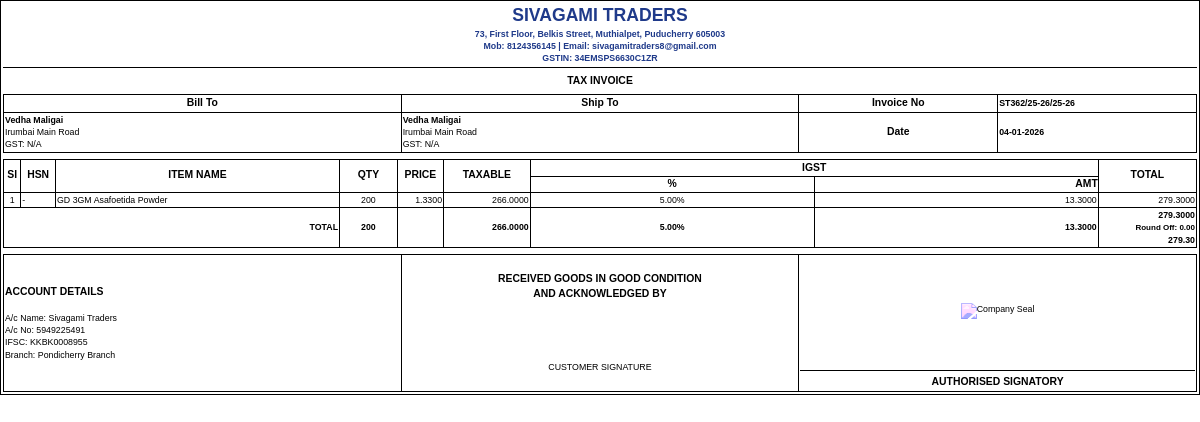
The page /billing/print/1 on the database its author committed.
### tables this page shows
CREATE TABLE seller_info (
            id INTEGER PRIMARY KEY AUTOINCREMENT,
            seller_name TEXT NOT NULL,
            address TEXT,
            email TEXT,
            mobile TEXT,
            gst_number TEXT,
            account_name TEXT,
            account_number TEXT,
            ifsc_code TEXT,
            account_type TEXT,
            branch TEXT,
            created_at TIMESTAMP DEFAULT CURRENT_TIMESTAMP,
            updated_at TIMESTAMP DEFAULT CURRENT_TIMESTAMP
        , state TEXT);

CREATE TABLE billing (
                    id INTEGER PRIMARY KEY AUTOINCREMENT,
                    bill_id TEXT UNIQUE NOT NULL,
                    customer_id INTEGER NOT NULL,
                    bill_date DATE NOT NULL,
                    subtotal REAL DEFAULT 0.0,
                    gst_amount REAL DEFAULT 0.0,
                    total_amount REAL NOT NULL DEFAULT 0.0,
                    payment_status TEXT DEFAULT 'Pending',
                    notes TEXT,
                    created_at TIMESTAMP DEFAULT CURRENT_TIMESTAMP, round_off REAL DEFAULT 0.0,
                    FOREIGN KEY (customer_id) REFERENCES customers (id)
                );

CREATE TABLE customers (
                    id INTEGER PRIMARY KEY AUTOINCREMENT,
                    customer_id TEXT UNIQUE NOT NULL,
                    vendor_code TEXT UNIQUE,
                    name TEXT NOT NULL,
                    email TEXT,
                    mobile TEXT,
                    address TEXT,
                    state TEXT,
                    gst_number TEXT,
                    created_at TIMESTAMP DEFAULT CURRENT_TIMESTAMP
                );

CREATE TABLE billing_items (
                    id INTEGER PRIMARY KEY AUTOINCREMENT,
                    bill_id INTEGER NOT NULL,
                    product_id INTEGER NOT NULL,
                    product_name TEXT NOT NULL,
                    quantity INTEGER NOT NULL DEFAULT 1,
                    unit_price REAL NOT NULL DEFAULT 0.0,
                    gst_percentage REAL NOT NULL DEFAULT 0.0,
                    gst_amount REAL NOT NULL DEFAULT 0.0,
                    cgst REAL NOT NULL DEFAULT 0.0,
                    sgst REAL NOT NULL DEFAULT 0.0,
                    igst REAL NOT NULL DEFAULT 0.0,
                    total REAL NOT NULL DEFAULT 0.0, hsn_code TEXT,
                    FOREIGN KEY (bill_id) REFERENCES billing (id) ON DELETE CASCADE,
                    FOREIGN KEY (product_id) REFERENCES inventory (id)
                );

### routes/billing.py (the view)
@billing_bp.route('/print/<int:id>')
def print_bill(id):
    conn = get_db_connection()
    bill = conn.execute('''
        SELECT b.*, c.name as customer_name, c.email, c.mobile, c.address, c.gst_number
        FROM billing b
        JOIN customers c ON b.customer_id = c.id
        WHERE b.id = ?
    ''', (id,)).fetchone()
    if not bill:
        flash('Bill not found!', 'error')
        conn.close()
        return redirect(url_for('billing.index'))
    bill_dict = dict(bill)
    if bill_dict['bill_date']:
        date_obj = datetime.strptime(bill_dict['bill_date'], '%Y-%m-%d')
        bill_dict['bill_date'] = date_obj.strftime('%d-%m-%Y')
    items = conn.execute('''
        SELECT bi.*, i.product_id as inventory_product_id
        FROM billing_items bi
        LEFT JOIN inventory i ON bi.product_id = i.id
        WHERE bi.bill_id = ?
        ORDER BY bi.id
    ''', (bill_dict['bill_id'],)).fetchall()
    seller = conn.execute('SELECT * FROM seller_info ORDER BY id DESC LIMIT 1').fetchone()
    conn.close()
    return render_template('billing/print.html', bill=bill_dict, items=items, seller=seller)

### database.py (called while the page is built)
def get_db_connection():
    conn = sqlite3.connect(DATABASE)
    conn.row_factory = sqlite3.Row
    return conn

### templates/billing/print.html (shortened to what this page needs)
<!DOCTYPE html>
<html lang="en">
<head>
</head>
<body>
<div class="invoice">
<div class="header">
    <h1>{{ seller['seller_name'] }}</h1>
    <p>{{ seller['address'] }}</p>
    <p>Mob: {{ seller['mobile'] }} | Email: {{ seller['email'] }}</p>
    <p>GSTIN: {{ seller['gst_number'] }}</p>
</div>
<div class="section text-center"><strong>TAX INVOICE</strong></div>
<table class="section">
<tr>
    <th colspan="2">Bill To</th>
    <th colspan="2">Ship To</th>
    <th>Invoice No</th>
    <td><strong>{{ bill['bill_id'] }}/25-26</strong></td>
</tr>
<tr>
    <td colspan="2">
        <strong>{{ bill['customer_name'] }}</strong><br>
        {{ bill['address'] }}<br>
        GST: {{ bill['gst_number'] or 'N/A' }}
    </td>
    <td colspan="2">
        <strong>{{ bill['customer_name'] }}</strong><br>
        {{ bill['address'] }}<br>
        GST: {{ bill['gst_number'] or 'N/A' }}
    </td>
    <th>Date</th>
    <td><strong>{{ bill['bill_date'] }}</strong></td>
</tr>
</table>
{% set has_igst = items|selectattr('igst','greaterthan',0)|list|length > 0 %}
{% set gst_rate = items[0]['gst_percentage'] if items|length > 0 else 0 %}
{% set ns = namespace(total_qty=0,total_taxable=0,total_cgst=0,total_sgst=0,total_igst=0,total_amount=0) %}
<table class="section">
<thead>
<tr>
    <th rowspan="2" class="col-sl">Sl</th>
    <th rowspan="2" class="col-hsn">HSN</th>
    <th rowspan="2" class="col-item">ITEM NAME</th>
    <th rowspan="2" class="col-qty">QTY</th>
    <th rowspan="2" class="col-price">PRICE</th>
    <th rowspan="2" class="col-taxable">TAXABLE</th>
    {% if has_igst %}<th colspan="2">IGST</th>{% endif %}
    <th rowspan="2" class="col-total">TOTAL</th>
</tr>
<tr>
{% if has_igst %}
    <th class="col-gst-pct">%</th><th class="col-gst-amt">AMT</th>
{% endif %}
</tr>
</thead>
<tbody>
{% for item in items %}
{% set taxable = item['quantity'] * item['unit_price'] %}
{% set ns.total_qty = ns.total_qty + item['quantity'] %}
{% set ns.total_taxable = ns.total_taxable + taxable %}
{% set ns.total_cgst = ns.total_cgst + item['cgst'] %}
{% set ns.total_sgst = ns.total_sgst + item['sgst'] %}
{% set ns.total_igst = ns.total_igst + item['igst'] %}
{% set ns.total_amount = ns.total_amount + item['total'] %}
<tr>
<td class="text-center">{{ loop.index }}</td>
<td>{{ item['hsn_code'] or '-' }}</td>
<td class="col-item">{{ item['product_name'] }}</td>
<td class="text-center">{{ item['quantity'] }}</td>
<td class="text-right">{{ "%.4f"|format(item['unit_price']) }}</td>
<td class="text-right">{{ "%.4f"|format(taxable) }}</td>
{% if has_igst %}
<td class="gst-cell">{{ "%.2f"|format(item['gst_percentage']) }}%</td>
<td class="gst-cell text-right">{{ "%.4f"|format(item['igst']) }}</td>
{% endif %}
<td class="text-right">{{ "%.4f"|format(item['total']) }}</td>
</tr>
{% endfor %}
<tr style="font-weight:bold;">
<td colspan="3" class="text-right">TOTAL</td>
<td class="text-center">{{ ns.total_qty }}</td>
<td></td>
<td class="text-right">{{ "%.4f"|format(ns.total_taxable) }}</td>
{% if has_igst %}
<td class="gst-cell">{{ "%.2f"|format(gst_rate) }}%</td>
<td class="gst-cell text-right">{{ "%.4f"|format(ns.total_igst) }}</td>
{% endif %}
<td class="text-right">
    {{ "%.4f"|format(ns.total_amount) }}<br>
    <small style="font-size: 0.5rem;">Round Off: {{ "%.2f"|format(bill['round_off']) }}</small><br>
    <strong>{{ "%.2f"|format(bill['total_amount']) }}</strong>
</td>
</tr>
</tbody>
</table>
<table class="section">
<tr>
    <td colspan="4" style="font-size: var(--font-small);">
        <strong style="font-size: var(--font-base);">ACCOUNT DETAILS</strong><br><br>
        A/c Name: {{ seller['account_name'] }}<br>
        A/c No: {{ seller['account_number'] }}<br>
        IFSC: {{ seller['ifsc_code'] }}<br>
        Branch: {{ seller['branch'] }}
    </td>
    <td colspan="4" style="text-align:center; font-size: var(--font-small);">
        <strong style="font-size: var(--font-base);">RECEIVED GOODS IN GOOD CONDITION<br>AND ACKNOWLEDGED BY</strong>
        <div style="height:60px;"></div>
        CUSTOMER SIGNATURE
    </td>
    <td colspan="4" style="text-align:center;">
        <div class="seal-box">
            <img src="data/company_seal.png" alt="Company Seal">
        </div>
        <div class="sign-line">AUTHORISED SIGNATORY</div>
    </td>
</tr>
</table>
</div>
</body>
</html>

### templates/billing/print.html (style rules this page uses)
* { margin: 0; padding: 0; box-sizing: border-box; }
:root { --font-base: 0.65rem; --font-small: 0.55rem; --font-large: 1.1rem; --pad-xs: 1px; --pad-sm: 2px; --border-thin: 1px; --border-thick: 1.5px; --seller-color: #1f3a8a; }
body { font-family: Arial, sans-serif; font-size: var(--font-base); line-height: 1.4; color: #000; }
.invoice { border: var(--border-thick) solid #000; padding: var(--pad-sm); }
.col-sl { width: 3ch; }
.col-hsn { width: 6ch; }
.col-qty { width: 10ch; }
.col-price { width: 8ch; }
.col-taxable { width: 15ch; }
.col-total { width: 17ch; }
.col-item { width: auto; min-width: 36ch; }
.col-gst-pct { width: 3ch; text-align: center; padding: 0; }
.col-gst-amt { width: 5ch; text-align: right; padding: 0; }
.gst-cell { white-space: nowrap; text-align: center; }
table { width: 100%; border-collapse: collapse; table-layout: fixed; }
th, td { border: var(--border-thin) solid #000; padding: var(--pad-xs); font-size: var(--font-small); }
th { font-weight: bold; text-align: center; font-size: var(--font-base); }
.text-right { text-align: right; }
.text-center { text-align: center; }
.section { margin-top: 6px; }
.header { text-align: center; border-bottom: var(--border-thick) solid #000; padding-bottom: var(--pad-sm); }
.header h1 { font-size: var(--font-large); font-weight: 800; color: var(--seller-color); }
.header p { font-size: var(--font-small); font-weight: bold; color: var(--seller-color); }
.seal-box { height: 90px; margin: 10px 0; display: flex; align-items: center; justify-content: center; }
.seal-box img { max-height: 85px; max-width: 85px; object-fit: contain; filter: grayscale(100%) sepia(100%) saturate(300%) hue-rotate(200deg); }
.sign-line { margin-top: 14px; padding-top: 4px; border-top: 1px solid #000; font-weight: bold; font-size: 0.65rem; }

### rows shown on the page
seller_info: seller_name "SIVAGAMI TRADERS", address "73, First Floor, Belkis Street, Muthialpet, Puducherry 605003", mobile "8124356145", email "sivagamitraders8@gmail.com", gst_number "34EMSPS6630C1ZR", account_name "Sivagami Traders", account_number "5949225491", ifsc_code "KKBK0008955", branch "Pondicherry Branch"
billing: bill_id "ST362/25-26", bill_date "04-01-2026", round_off "0.00", total_amount "279.30"
customers: customer_name "Vedha Maligai", address "Irumbai Main Road", gst_number "N/A"
billing_items: item "-", product_name "GD 3GM Asafoetida Powder", quantity "200", unit_price "1.3300", taxable "266.0000", gst_percentage "5.00", igst "13.3000", total "279.3000"

### other values the page prints
{{ ns.total_qty }} "200"
{{ "%.4f"|format(ns.total_taxable) }} "266.0000"
{{ "%.4f"|format(ns.total_igst) }} "13.3000"
{{ "%.4f"|format(ns.total_amount) }} "279.3000"
